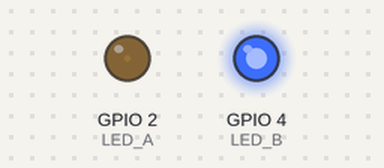
Bench run of a sketch on a simulated ESP32. Parts: output pins drawn as LEDs (lit = HIGH).

Above: at 0.05 s.
At 1.25 s:
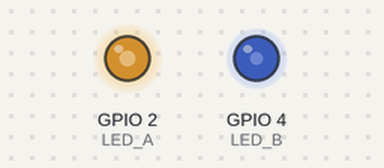
At 1.85 s:
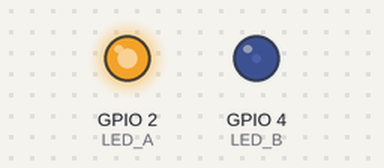
At 3.65 s:
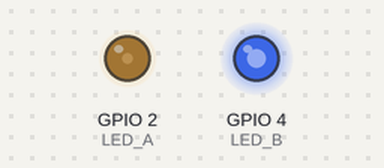
Timing chart, 0 to 5.3 s (numbered marks = the images above):
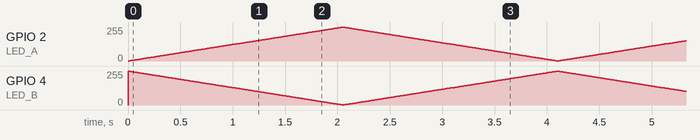

The sketch:

x06_two_pwm_alarm.ino
```cpp
#define LED_A 2
#define LED_B 4
// 课件统一PWM参数
const int freq = 5000;
const int resolution = 8;

int valA = 0;
int step = 1;

void setup() {
  Serial.begin(115200);
  // 两路独立PWM通道绑定
  ledcAttach(LED_A, freq, resolution);
  ledcAttach(LED_B, freq, resolution);
}

void loop() {
  // A灯亮度0~255递增
  ledcWrite(LED_A, valA);
  // B灯与A完全反相：A=0则B=255，A=255则B=0
  ledcWrite(LED_B, 255 - valA);

  valA += step;
  // 到达亮度边界反向渐变
  if (valA <= 0 || valA >= 255) {
    step = -step;
  }
  delay(8); // 控制渐变顺滑度
}
```
